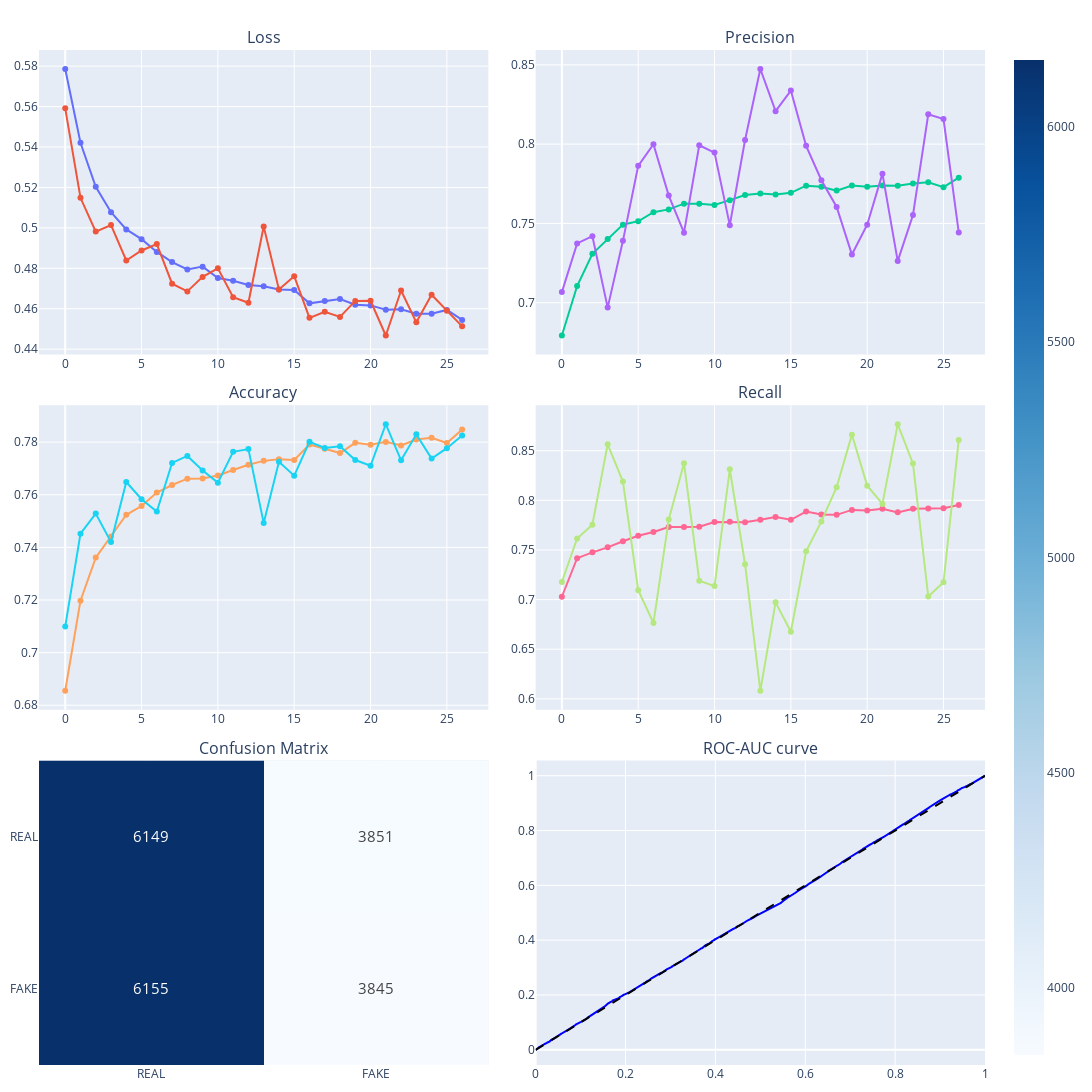

The cell this chart's notebook holds for it:
### Code cell
print(f"Test loss: {test_loss:.4f}")
print(f"Test accuracy: {test_acc:.4f}")
print(f"Test precision: {test_prec:.4f}")
print(f"Test recall: {test_recall:.4f}")
print()
print('Classification report:')
print(report)   # Test I think

# Plots
fig = make_subplots(
    rows=3, cols=2, 
    subplot_titles=("Loss", "Precision", 
                    "Accuracy", 'Recall',
                    'Confusion Matrix', 'ROC-AUC curve'), 
    # column_widths=[0.4, 0.3, 0.3],  # Adjust column widths to balance space
    horizontal_spacing=0.05, 
    vertical_spacing=0.05  
)

fig.add_trace(fig_metrics['data'][0], row=1, col=1)
fig.add_trace(fig_metrics['data'][1], row=1, col=1)
fig.add_trace(fig_metrics['data'][2], row=1, col=2)
fig.add_trace(fig_metrics['data'][3], row=1, col=2)
fig.add_trace(fig_metrics['data'][4], row=2, col=1)
fig.add_trace(fig_metrics['data'][5], row=2, col=1)
fig.add_trace(fig_metrics['data'][6], row=2, col=2)
fig.add_trace(fig_metrics['data'][7], row=2, col=2)
fig.add_trace(fig_confMatrix['data'][0], row=3, col=1)
fig.add_trace(fig_rocauc['data'][0], row=3, col=2)
fig.add_trace(fig_rocauc['data'][1], row=3, col=2)

fig.update_layout(
    height=400*3, 
    width=1400, 
    # title_text="CNN Model Evaluation: Metrics, Confusion Matrix, and ROC AUC",
    showlegend=False, 
    margin=dict(l=10, r=10, t=50, b=10),  
)

fig.show()

### Figure 1 — Plotly figure (JSON) as saved in the notebook; plotly's stock layout.template omitted (floating-point values rounded to 4 significant figures; data arrays with more than 128 entries replaced by an {"elided": "..."} marker saying what was removed)
{"data": [{"mode": "lines+markers", "name": "Train Loss", "type": "scatter", "x": [0, 1, 2, 3, 4, 5, 6, 7, 8, 9, 10, 11, 12, 13, 14, 15, 16, 17, 18, 19, 20, 21, 22, 23, 24, 25, 26], "xaxis": "x", "y": [0.5786, 0.5421, 0.5203, 0.5078, 0.4992, 0.4944, 0.4881, 0.4831, 0.4794, 0.4808, 0.4752, 0.4738, 0.4718, 0.4712, 0.4696, 0.4693, 0.4627, 0.4638, 0.4648, 0.462, 0.4616, 0.4595, 0.4597, 0.4575, 0.4575, 0.4594, 0.4545], "yaxis": "y"}, {"mode": "lines+markers", "name": "Val Loss", "type": "scatter", "x": [0, 1, 2, 3, 4, 5, 6, 7, 8, 9, 10, 11, 12, 13, 14, 15, 16, 17, 18, 19, 20, 21, 22, 23, 24, 25, 26], "xaxis": "x", "y": [0.5591, 0.5149, 0.4982, 0.5014, 0.4839, 0.4888, 0.492, 0.4724, 0.4686, 0.4758, 0.48, 0.4657, 0.4629, 0.5007, 0.4695, 0.4761, 0.4555, 0.4584, 0.456, 0.4639, 0.464, 0.4467, 0.469, 0.4533, 0.4669, 0.459, 0.4513], "yaxis": "y"}, {"mode": "lines+markers", "name": "Train precision", "type": "scatter", "x": [0, 1, 2, 3, 4, 5, 6, 7, 8, 9, 10, 11, 12, 13, 14, 15, 16, 17, 18, 19, 20, 21, 22, 23, 24, 25, 26], "xaxis": "x2", "y": [0.6793, 0.7105, 0.7308, 0.7401, 0.7492, 0.7514, 0.7571, 0.7589, 0.7625, 0.7624, 0.7617, 0.7647, 0.7679, 0.7689, 0.7683, 0.7693, 0.7738, 0.7731, 0.7707, 0.7739, 0.7732, 0.7738, 0.7737, 0.7752, 0.776, 0.7728, 0.7789], "yaxis": "y2"}, {"mode": "lines+markers", "name": "Val precision", "type": "scatter", "x": [0, 1, 2, 3, 4, 5, 6, 7, 8, 9, 10, 11, 12, 13, 14, 15, 16, 17, 18, 19, 20, 21, 22, 23, 24, 25, 26], "xaxis": "x2", "y": [0.7067, 0.7374, 0.7419, 0.6969, 0.739, 0.7863, 0.7999, 0.7676, 0.7442, 0.7992, 0.7947, 0.7489, 0.8026, 0.8474, 0.8208, 0.8338, 0.7989, 0.7772, 0.7604, 0.7304, 0.7492, 0.7814, 0.7262, 0.7553, 0.8188, 0.8158, 0.7442], "yaxis": "y2"}, {"mode": "lines+markers", "name": "Train accuracy", "type": "scatter", "x": [0, 1, 2, 3, 4, 5, 6, 7, 8, 9, 10, 11, 12, 13, 14, 15, 16, 17, 18, 19, 20, 21, 22, 23, 24, 25, 26], "xaxis": "x3", "y": [0.6855, 0.7197, 0.7361, 0.7442, 0.7524, 0.7557, 0.7609, 0.7637, 0.7661, 0.7662, 0.7673, 0.7694, 0.7714, 0.7729, 0.7735, 0.7732, 0.7791, 0.7775, 0.7758, 0.7797, 0.779, 0.7801, 0.7787, 0.781, 0.7816, 0.7796, 0.7847], "yaxis": "y3"}, {"mode": "lines+markers", "name": "Val accuracy", "type": "scatter", "x": [0, 1, 2, 3, 4, 5, 6, 7, 8, 9, 10, 11, 12, 13, 14, 15, 16, 17, 18, 19, 20, 21, 22, 23, 24, 25, 26], "xaxis": "x3", "y": [0.7099, 0.7452, 0.7528, 0.742, 0.7649, 0.7583, 0.7536, 0.7721, 0.7747, 0.7692, 0.7646, 0.7763, 0.7774, 0.7493, 0.7725, 0.7673, 0.7801, 0.7778, 0.7785, 0.7732, 0.771, 0.7868, 0.7731, 0.7829, 0.7738, 0.7777, 0.7825], "yaxis": "y3"}, {"mode": "lines+markers", "name": "Train recall", "type": "scatter", "x": [0, 1, 2, 3, 4, 5, 6, 7, 8, 9, 10, 11, 12, 13, 14, 15, 16, 17, 18, 19, 20, 21, 22, 23, 24, 25, 26], "xaxis": "x4", "y": [0.7028, 0.7417, 0.7476, 0.7527, 0.7587, 0.7644, 0.7681, 0.7731, 0.773, 0.7734, 0.7781, 0.7783, 0.7779, 0.7804, 0.7832, 0.7804, 0.7887, 0.7857, 0.7854, 0.7904, 0.7897, 0.7915, 0.7879, 0.7915, 0.7919, 0.7922, 0.7953], "yaxis": "y4"}, {"mode": "lines+markers", "name": "Val recall", "type": "scatter", "x": [0, 1, 2, 3, 4, 5, 6, 7, 8, 9, 10, 11, 12, 13, 14, 15, 16, 17, 18, 19, 20, 21, 22, 23, 24, 25, 26], "xaxis": "x4", "y": [0.7177, 0.7616, 0.7754, 0.8565, 0.8189, 0.7094, 0.6764, 0.7806, 0.8374, 0.719, 0.7136, 0.8313, 0.7356, 0.6081, 0.6972, 0.6676, 0.7486, 0.7788, 0.8132, 0.8662, 0.8148, 0.7964, 0.8767, 0.837, 0.7031, 0.7174, 0.8609], "yaxis": "y4"}, {"colorscale": [[0, "rgb(247,251,255)"], [0.125, "rgb(222,235,247)"], [0.25, "rgb(198,219,239)"], [0.375, "rgb(158,202,225)"], [0.5, "rgb(107,174,214)"], [0.625, "rgb(66,146,198)"], [0.75, "rgb(33,113,181)"], [0.875, "rgb(8,81,156)"], [1, "rgb(8,48,107)"]], "hoverongaps": false, "showscale": true, "text": [[6155, 3845], [6149, 3851]], "textfont": {"size": 15}, "texttemplate": "%{text}", "type": "heatmap", "x": ["REAL", "FAKE"], "xaxis": "x5", "y": ["FAKE", "REAL"], "yaxis": "y5", "z": [[6155, 3845], [6149, 3851]]}, {"line": {"color": "blue", "width": 2}, "mode": "lines", "name": "ROC curve (AUC = 0.50)", "type": "scatter", "x": {"elided": "10074 float values"}, "xaxis": "x6", "y": {"elided": "10074 float values"}, "yaxis": "y6"}, {"hoverinfo": "skip", "line": {"color": "black", "dash": "dash"}, "mode": "lines", "showlegend": false, "type": "scatter", "x": [0, 1], "xaxis": "x6", "y": [0, 1], "yaxis": "y6"}], "layout": {"annotations": [{"font": {"size": 16}, "showarrow": false, "text": "Loss", "x": 0.2375, "xanchor": "center", "xref": "paper", "y": 1, "yanchor": "bottom", "yref": "paper"}, {"font": {"size": 16}, "showarrow": false, "text": "Precision", "x": 0.7625, "xanchor": "center", "xref": "paper", "y": 1, "yanchor": "bottom", "yref": "paper"}, {"font": {"size": 16}, "showarrow": false, "text": "Accuracy", "x": 0.2375, "xanchor": "center", "xref": "paper", "y": 0.65, "yanchor": "bottom", "yref": "paper"}, {"font": {"size": 16}, "showarrow": false, "text": "Recall", "x": 0.7625, "xanchor": "center", "xref": "paper", "y": 0.65, "yanchor": "bottom", "yref": "paper"}, {"font": {"size": 16}, "showarrow": false, "text": "Confusion Matrix", "x": 0.2375, "xanchor": "center", "xref": "paper", "y": 0.3, "yanchor": "bottom", "yref": "paper"}, {"font": {"size": 16}, "showarrow": false, "text": "ROC-AUC curve", "x": 0.7625, "xanchor": "center", "xref": "paper", "y": 0.3, "yanchor": "bottom", "yref": "paper"}], "height": 1200, "margin": {"b": 10, "l": 10, "r": 10, "t": 50}, "showlegend": false, "width": 1400, "xaxis": {"anchor": "y", "domain": [0, 0.475]}, "xaxis2": {"anchor": "y2", "domain": [0.525, 1]}, "xaxis3": {"anchor": "y3", "domain": [0, 0.475]}, "xaxis4": {"anchor": "y4", "domain": [0.525, 1]}, "xaxis5": {"anchor": "y5", "domain": [0, 0.475]}, "xaxis6": {"anchor": "y6", "domain": [0.525, 1]}, "yaxis": {"anchor": "x", "domain": [0.7, 1]}, "yaxis2": {"anchor": "x2", "domain": [0.7, 1]}, "yaxis3": {"anchor": "x3", "domain": [0.35, 0.65]}, "yaxis4": {"anchor": "x4", "domain": [0.35, 0.65]}, "yaxis5": {"anchor": "x5", "domain": [0, 0.3]}, "yaxis6": {"anchor": "x6", "domain": [0, 0.3]}}}
